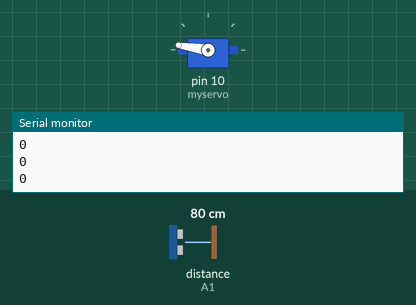
This sketch was run on a simulated Arduino Uno, built with avr-gcc and run on an emulated ATmega328P. Parts: servo, the last lines printed to the serial monitor. The test bench sets the inputs (shaded band); at power-on: distance to the obstacle (sensor on A1) 80 cm. The echo pulse lasts 58.3 µs per cm.

Above: at 1.2 s.
1.3 s: distance to the obstacle (sensor on A1) set to 27 cm
2.8 s: distance to the obstacle (sensor on A1) set to 22 cm
At 4.9 s:
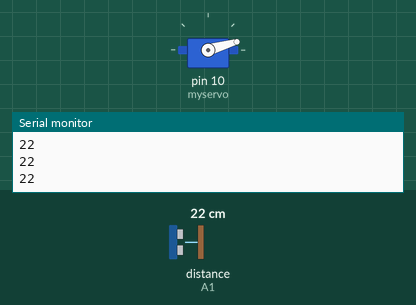
5.7 s: distance to the obstacle (sensor on A1) set to 6 cm
7.2 s: distance to the obstacle (sensor on A1) set to 3 cm
At 7.37 s:
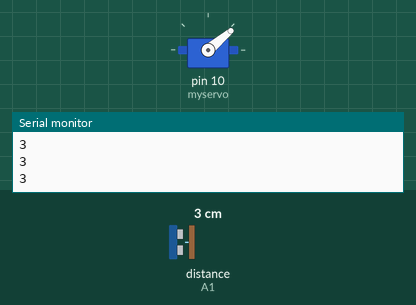
9.9 s: distance to the obstacle (sensor on A1) set to 9 cm
At 10.54 s:
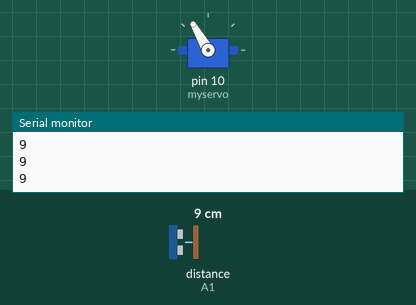
12.8 s: distance to the obstacle (sensor on A1) set to 2 cm
At 13.26 s:
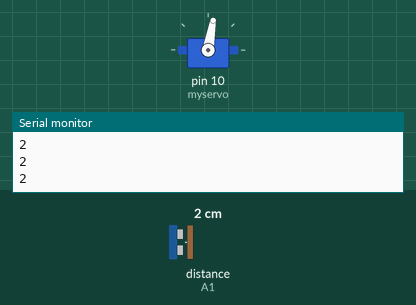
Timing chart, 0 to 15.8 s (numbered marks = the images above; inputs shaded):
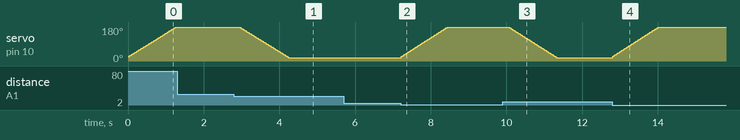

The sketch:

arduino_suiveur.ino
```cpp
#include <Servo.h>
#include <NewPing.h>

#define TRIGGER_PIN  A0 // Arduino pin tied to trigger pin on the ultrasonic sensor.
#define ECHO_PIN     A1  // Arduino pin tied to echo pin on the ultrasonic sensor.
#define MAX_DISTANCE 25 // Maximum distance we want to ping for (in centimeters). Maximum sensor distance is rated at 400-500cm.

NewPing sonar(TRIGGER_PIN, ECHO_PIN, MAX_DISTANCE); // NewPing setup of pins and maximum distance.
Servo myservo;  // create servo object to control a servo
// a maximum of eight servo objects can be created

int pos = 23;
int distance = 0;
int stepsize = 4;

int detect = 0;


void setup() {
  Serial.begin(115200); // Open serial monitor at 115200 baud to see ping results.
  myservo.attach(10);  // attaches the servo on pin 10 to the servo object
  myservo.write(pos);

}
void loop() {

  delay(30);                      // Wait 50ms between pings (about 20 pings/sec). 29ms should be the shortest delay between pings.
  unsigned int uS = sonar.ping();
  // Send ping, get ping time in microseconds (uS).
  distance = uS / US_ROUNDTRIP_CM;

  if (distance <= 4) {
    // nothing detected
    detect = 0;
    // move left
    pos = pos + stepsize;
    myservo.write(pos);
    if (pos > 200){
      pos = 200;
    }
  }
  else {
    // something is detected
    detect = 1;
    // move right
    pos = pos - stepsize;
    myservo.write(pos);
    if (pos < 20) {
      pos = 20;
      }


    }
    Serial.println(distance);
}
```

Measured:
- the behaviour switches between 26 and 25 cm on distance to the obstacle (sensor on A1) (found by bisection; images 0 and 1)
- the behaviour switches between 5 and 4 cm on distance to the obstacle (sensor on A1) (found by bisection; images 1 and 2)
- after the input at 2.8 s, servo on pin 10 (myservo): moves from 180° to 16° over 1.3 s, starting after 0.16 s
- after the input at 7.2 s, servo on pin 10 (myservo): moves from 16° to 180° over 1.2 s, starting at once
- after the input at 9.9 s, servo on pin 10 (myservo): moves from 180° to 16° over 1.3 s, starting after 0.18 s
- after the input at 12.8 s, servo on pin 10 (myservo): moves from 16° to 180° over 1.2 s, starting at once
